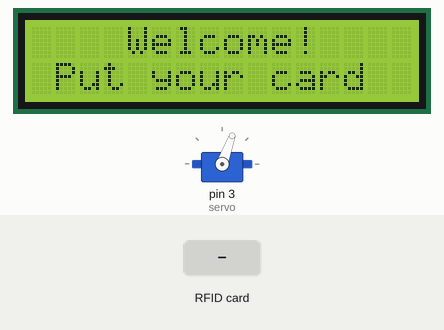
The sketch below on a simulated Arduino Uno, built with avr-gcc and run on an emulated ATmega328P. Shown: servo, 16×2 character LCD. Inputs (shaded band) come from the test bench. What the sketch prints to the serial monitor is not drawn.

Above: at 1.3 s.
1.4 s: RFID card 13 7C C9 34 held to the reader
At 3.0 s:
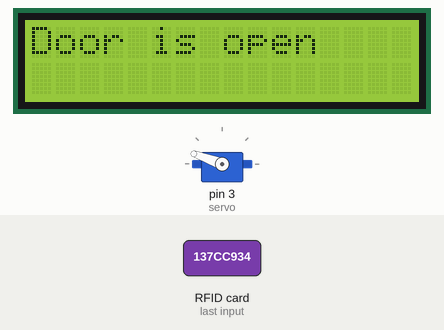
4.1 s: RFID card 5E 7A 19 C4 held to the reader
At 5.9 s:
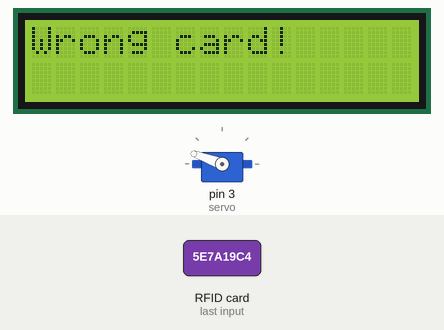
6.5 s: RFID card 13 7C C9 34 held to the reader
At 8.9 s:
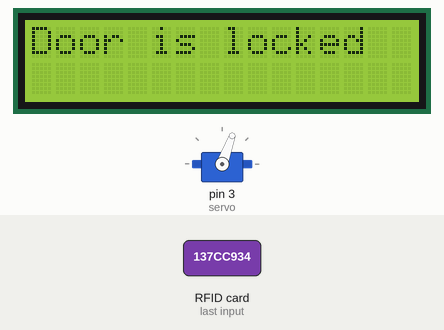
Timing chart, 0 to 10.4 s (numbered marks = the images above; inputs shaded):
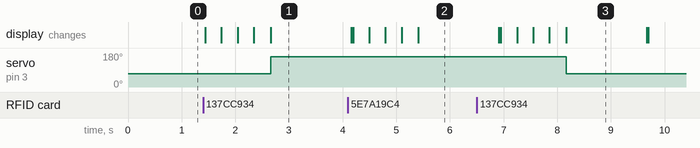

The sketch:

RFID_DoorLock.ino
```cpp
#include <Servo.h>
#include <LiquidCrystal_I2C.h>
#include <SPI.h>
#include <MFRC522.h>

#define SS_PIN 10
#define RST_PIN 9

String UID = "13 7C C9 34";  // Authorized RFID tag UID
byte lockState = 0;

Servo servo;
LiquidCrystal_I2C lcd(0x27, 16, 2);
MFRC522 rfid(SS_PIN, RST_PIN);

void setup() {
  Serial.begin(9600);
  servo.attach(3);
  servo.write(70);             // Locked position
  lcd.init();
  lcd.backlight();
  SPI.begin();
  rfid.PCD_Init();
  Serial.println("RFID Door Lock System Ready.");
}

void loop() {
  lcd.setCursor(4, 0);
  lcd.print("Welcome!");
  lcd.setCursor(1, 1);
  lcd.print("Put your card");

  if (!rfid.PICC_IsNewCardPresent() || !rfid.PICC_ReadCardSerial()) return;

  lcd.clear();
  lcd.print("Scanning");
  Serial.print("NUID tag is:");

  String ID = "";
  for (byte i = 0; i < rfid.uid.size; i++) {
    lcd.print(".");
    ID.concat(String(rfid.uid.uidByte[i] < 0x10 ? " 0" : " "));
    ID.concat(String(rfid.uid.uidByte[i], HEX));
    delay(300);
  }
  ID.toUpperCase();

  if (ID.substring(1) == UID && lockState == 0) {
    servo.write(160);
    lcd.clear();
    lcd.print("Door is open");
    delay(1500);
    lockState = 1;
  } else if (ID.substring(1) == UID && lockState == 1) {
    servo.write(70);
    lcd.clear();
    lcd.print("Door is locked");
    delay(1500);
    lockState = 0;
  } else {
    lcd.clear();
    lcd.print("Wrong card!");
    delay(1500);
  }
  lcd.clear();
  rfid.PICC_HaltA();
}
```

Measured:
- after the input at 1.4 s, servo on pin 3 (servo): 70° → 160° after 1.3 s; the display: first changes at once (image 1 shows a later state)
- after the input at 4.1 s, the display: first differs from a run without the input after 0.09 s (image 2 shows a later state)
- after the input at 6.5 s, servo on pin 3 (servo): 160° → 70° after 1.7 s; the display: first differs from a run without the input after 0.45 s (image 3 shows a later state)
